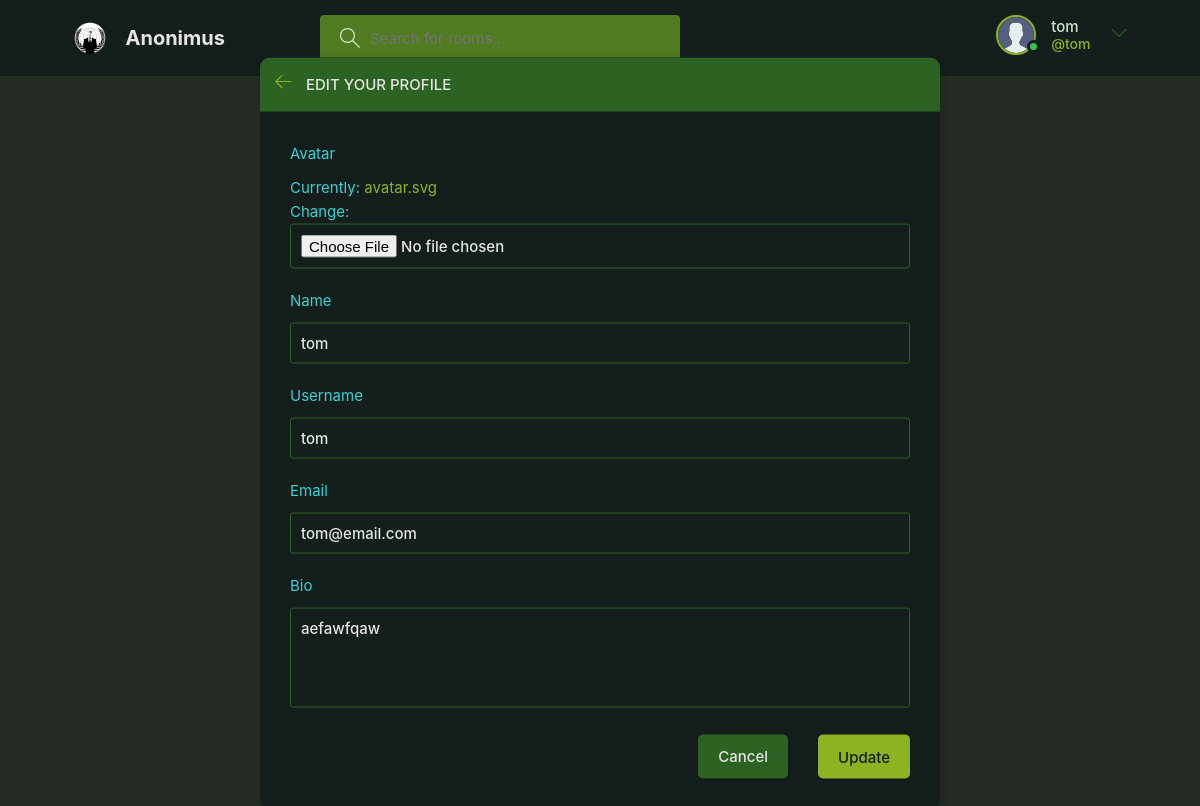
The app's page /update-user/ (signed in) with its own data.
### baseapp/models.py (models this page shows)
class User(AbstractUser):
    name = models.CharField(max_length=200, null=True)
    email = models.EmailField(unique=True, null=True)
    bio = models.TextField(null=True)
    avatar = models.ImageField(null=True, default="avatar.svg")
    USERNAME_FIELD = 'email'
    REQUIRED_FIELDS = []

### baseapp/views.py (the view)
# urls.py: path('update-user/', views.updateUser, name="update-user"),
@login_required(login_url='login')
def updateUser(request):
    user= request.user
    form = UserForm(instance=user)
    if request.method == 'POST':
        form = UserForm(request.POST, request.FILES, instance=user)
        if form.is_valid():
            form.save()
            return redirect('user-profile', pk=user.id)
    return render(request, 'baseapp/update-user.html', {'form': form})

### baseapp/forms.py
class UserForm(ModelForm):
    class Meta:
        model = User
        fields = ['avatar' ,'name', 'username', 'email', 'bio']

### baseapp/templates/baseapp/update-user.html (shortened to what this page needs)
{% extends 'main.html' %}
{% block content %}
    <main class="update-account layout">
        <div class="container">
            <div class="layout__box">
                <div class="layout__boxHeader">
                    <div class="layout__boxTitle">
                        <a href="{% url 'home' %}">
                            <svg version="1.1" xmlns="http://www.w3.org/2000/svg" width="32" height="32"
                                viewBox="0 0 32 32">
                                <title>arrow-left</title>
                                <path
                                    d="M13.723 2.286l-13.723 13.714 13.719 13.714 1.616-1.611-10.96-10.96h27.625v-2.286h-27.625l10.965-10.965-1.616-1.607z">
                                </path>
                            </svg>
                        </a>
                        <h3>Edit your profile</h3>
                    </div>
                </div>
                <div class="layout__body">
                    <form class="form" action="" method="POST" enctype="multipart/form-data">
                      {% for field in form %}
                        <div class="form__group">
                            <label for="user_bio">{{field.label}}</label>
                            {{field}}
                        </div>
                        {% endfor %}
                        <div class="form__action">
                            <a class="btn btn--dark" href="index.html">Cancel</a>
                            <button class="btn btn--main" type="submit">Update</button>
                        </div>
                    </form>
                </div>
            </div>
        </div>
    </main>
{% endblock content %}

### templates/navbar.html (shortened to what this page needs)
{% load static %}
<header class="header header--loggedIn">
    <div class="container">
      <a href="{% url 'home' %}" class="header__logo">
        <img src="{% static 'images/anonymous.png' %}" />
        <h1>Anonimus</h1>
      </a>
      <form class="header__search" method="GET" action="{% url 'home' %}">
        <label>
          <input name="q" placeholder="Search for rooms..." />
        </label>
      </form>
      <nav class="header__menu">
        {% if request.user.is_authenticated %}
        <div class="header__user">
          <a href="{% url 'update-user' %}">
            <div class="avatar avatar--medium active">
              <img src="{{request.user.avatar.url}}" />
            </div>
            <p>{{request.user.username}} <span>@{{request.user.username}}</span></p>
          </a>
          <button class="dropdown-button">
            <svg version="1.1" xmlns="http://www.w3.org/2000/svg" width="32" height="32" viewBox="0 0 32 32">
              <title>chevron-down</title>
              <path d="M16 21l-13-13h-3l16 16 16-16h-3l-13 13z"></path>
            </svg>
          </button>
        </div>
        {% else %}
        <a href="{% url 'login' %}">
          <img src="{% static 'images/avatar.svg' %}" />
          <p>Login</p>
        </a>
        {% endif %}
      </nav>
    </div>
  </header>

### records on screen
User: user.avatar (placeholder picture), user.username "tom", form "tom" "tom" "tom@email.com" "aefawfqaw"

### other values on screen
{{ field.label }} "Avatar" "Name" "Username" "Email" "Bio"
